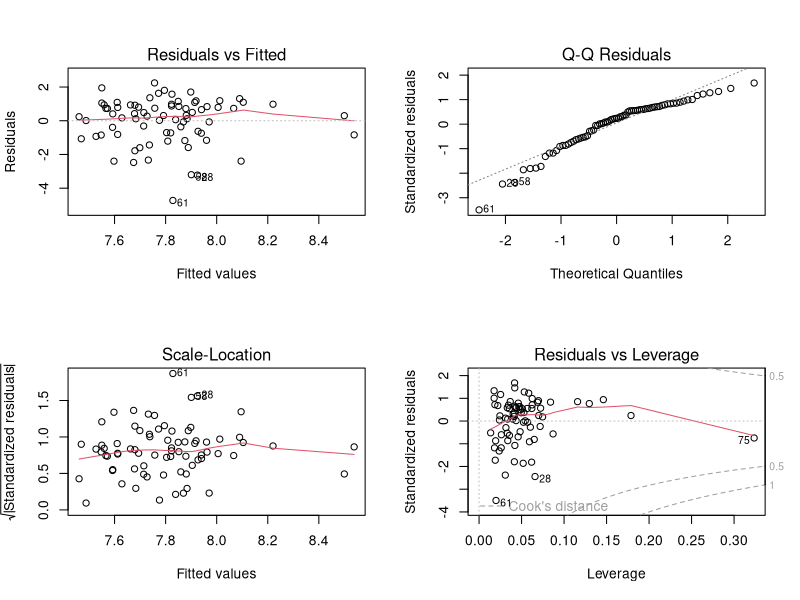
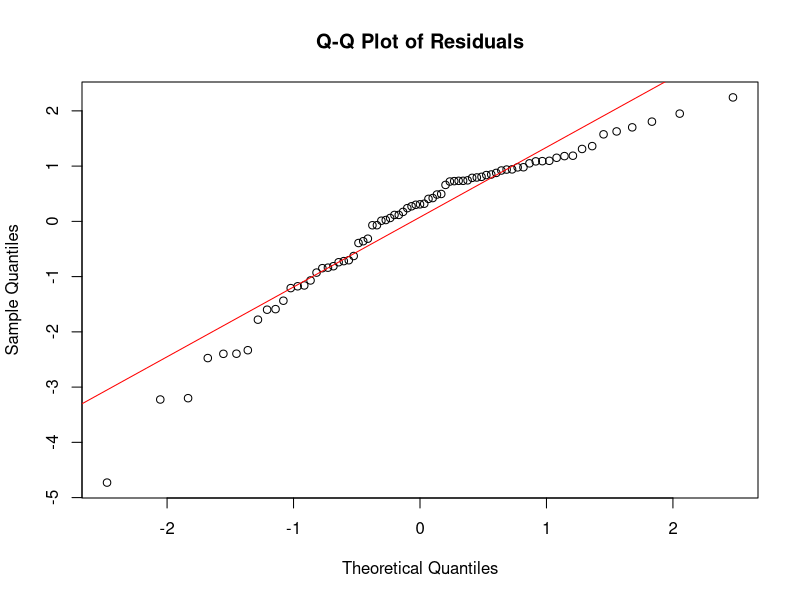
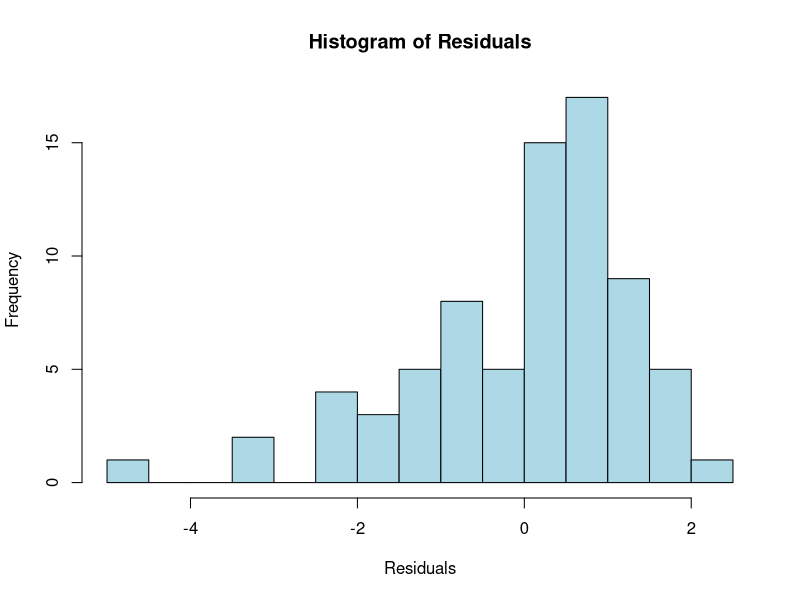
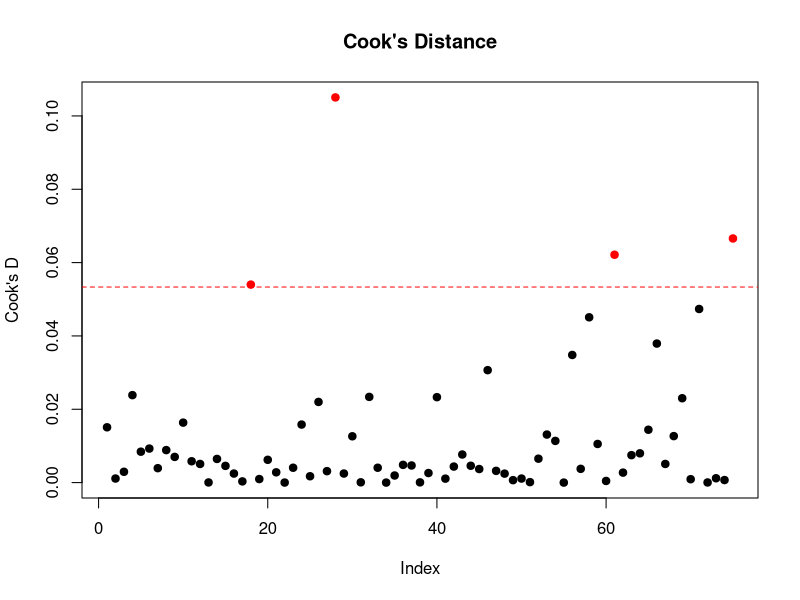
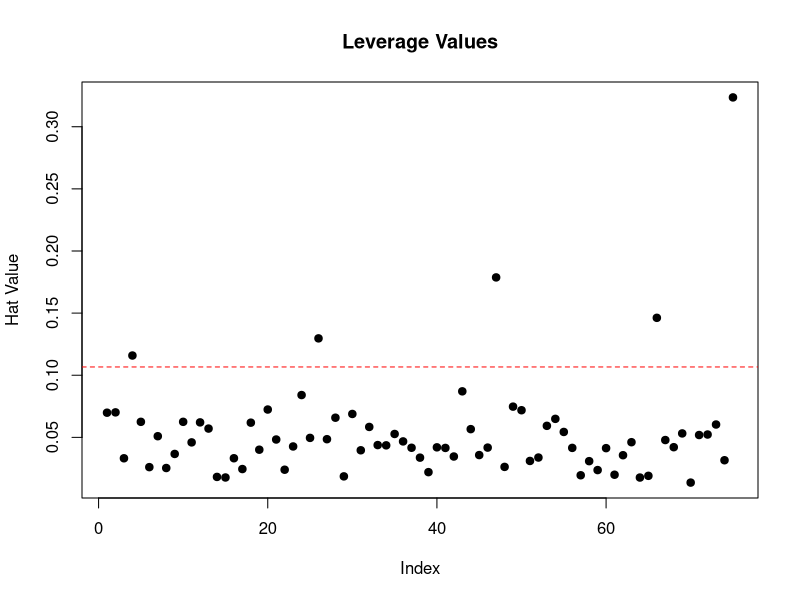

R code for these plots, in order:
# ============================================================
# Script 14: Regression Assumptions and Diagnostics
# Dataset: Theme Park Rides
# Course: PhD Multiple Regression / Advanced Stats
# ============================================================
# Topics Covered:
#   - The four key regression assumptions
#   - Residual plots for checking assumptions
#   - Normality of residuals (Shapiro-Wilk, Q-Q plot)
#   - Homoscedasticity (constant variance)
#   - Outliers and influential cases (Cook's distance)
#   - Small-N considerations
# ============================================================

# --- Step 1: Load the Data ---
rides <- read.csv("14_theme_park_rides.csv")

# --- Step 2: Overview ---
str(rides)
head(rides)
dim(rides)  # Note: only 75 observations -- small sample!

# --- Step 3: Fit a Regression Model ---
# Predict guest satisfaction from speed, wait time, and thrill rating
model <- lm(guest_satisfaction ~ max_speed_mph + avg_wait_time_min +
              thrill_rating, data = rides)
summary(model)

# --- Step 4: The Four Assumptions ---
# 1. Linearity: relationship between X and Y is linear
# 2. Independence: observations are independent
# 3. Normality: residuals are normally distributed
# 4. Homoscedasticity: residuals have constant variance

# --- Step 5: Residual Plots ---
par(mfrow = c(2, 2))
plot(model)
par(mfrow = c(1, 1))

# Plot 1 - Residuals vs Fitted:
#   Look for: random scatter around 0, no curves or patterns
#   Problem: a curve suggests non-linearity

# Plot 2 - Normal Q-Q:
#   Look for: points following the diagonal line
#   Problem: deviation at the tails suggests non-normality

# Plot 3 - Scale-Location:
#   Look for: flat red line, evenly spread points
#   Problem: a funnel shape suggests heteroscedasticity

# Plot 4 - Residuals vs Leverage:
#   Look for: no points beyond Cook's distance lines
#   Problem: points outside the lines are influential

# --- Step 6: Formal Test of Normality ---
shapiro.test(residuals(model))

# If p > .05, residuals are approximately normal
# If p < .05, normality assumption may be violated

# Q-Q plot closeup
qqnorm(residuals(model), main = "Q-Q Plot of Residuals")
qqline(residuals(model), col = "red")

# Histogram of residuals
hist(residuals(model),
     main = "Histogram of Residuals",
     xlab = "Residuals",
     col = "lightblue",
     breaks = 15)

# --- Step 7: Checking for Outliers ---
# Cook's distance measures influence of each observation
cooks_d <- cooks.distance(model)

# Plot Cook's distance
plot(cooks_d,
     main = "Cook's Distance",
     ylab = "Cook's D",
     pch = 19,
     col = ifelse(cooks_d > 4 / nrow(rides), "red", "black"))
abline(h = 4 / nrow(rides), col = "red", lty = 2)

# Which observations are potentially influential?
influential <- which(cooks_d > 4 / nrow(rides))
influential
rides[influential, ]

# --- Step 8: Leverage ---
hat_values <- hatvalues(model)
plot(hat_values,
     main = "Leverage Values",
     ylab = "Hat Value",
     pch = 19)
abline(h = 2 * length(coef(model)) / nrow(rides), col = "red", lty = 2)

# --- Step 9: What to Do About Violations ---
# Small N (75) means:
#   - Less statistical power
#   - Outliers have more influence
#   - Harder to detect non-normality
#   - Wider confidence intervals

# Compare model with and without influential cases
rides_clean <- rides[-influential, ]
model_clean <- lm(guest_satisfaction ~ max_speed_mph + avg_wait_time_min +
                    thrill_rating, data = rides_clean)

summary(model)       # Original
summary(model_clean) # Without influential cases
# Do the conclusions change? That tells you how robust the results are.

# ============================================================
# Practice on Your Own:
#   1. Add height_ft and duration_seconds to the model
#   2. Check assumptions for the expanded model
#   3. Are there any new influential observations?
# ============================================================
